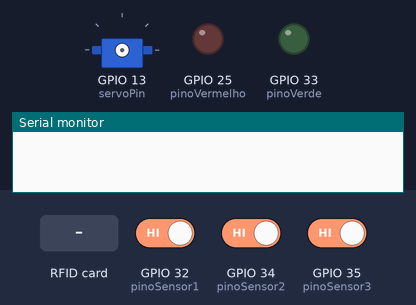
Recording of a sketch running on a simulated ESP32. Shown: servo, output pins drawn as LEDs (lit = HIGH), the last lines printed to the serial monitor. The test bench sets the inputs (shaded band); at power-on: GPIO 32 (pinoSensor1) HIGH, GPIO 34 (pinoSensor2) HIGH, GPIO 35 (pinoSensor3) HIGH. WiFi joins after 1.5 s; servers stay silent unless stated; uploads are accepted with an empty reply.

Above: at 0.1 s.
At 3.2 s:
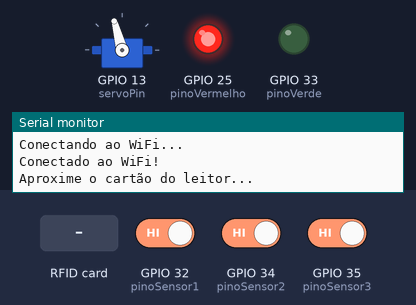
3.3 s: GPIO 32 (pinoSensor1) driven LOW
5.0 s: RFID card 5E 7A 19 C4 held to the reader
6.7 s: GPIO 32 (pinoSensor1) driven HIGH
Timing chart, 0 to 9.7 s (numbered marks = the images above; inputs shaded):
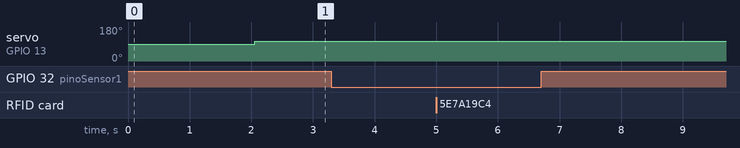

The sketch:

Teste_CodigoFinal.ino
```cpp
#include <WiFi.h>
#include <HTTPClient.h>
#include <SPI.h>
#include <MFRC522.h>
#include <ESP32Servo.h>

#define RST_PIN 2 // Pino RST
#define SS_PIN 5  // Pino SDA
MFRC522 mfrc522(SS_PIN, RST_PIN); // Cria uma instância do leitor RC522

#define pinoSensor1 32
#define pinoSensor2 34
#define pinoSensor3 35

bool estadoAnteriorSensor1 = HIGH;
bool estadoAnteriorSensor2 = HIGH;
bool estadoAnteriorSensor3 = HIGH;

const int pinoVermelho = 25;
const int pinoVerde = 33;

Servo myServo;
const int servoPin = 13;

const char* ssid = "VIVOFIBRA-1361";
const char* password = "ar3vXs5s9u";

void setup() {
  Serial.begin(9600);
  WiFi.begin(ssid, password);

  while (WiFi.status() != WL_CONNECTED) {
    delay(1000);
    Serial.println("Conectando ao WiFi...");
  }
  Serial.println("Conectado ao WiFi!");

  pinMode(pinoSensor1, INPUT);
  pinMode(pinoSensor2, INPUT);
  pinMode(pinoSensor3, INPUT);

  pinMode(pinoVermelho, OUTPUT);
  pinMode(pinoVerde, OUTPUT);

  myServo.attach(servoPin);

  SPI.begin();          // Inicializa a comunicação SPI
  mfrc522.PCD_Init();   // Inicializa o RC522
  Serial.println();
  Serial.println("Aproxime o cartão do leitor...");

}

void loop() {
  digitalWrite(pinoVermelho, HIGH);

  myServo.write(105);

  bool estadoAtualSensor1 = digitalRead(pinoSensor1);
  bool estadoAtualSensor2 = digitalRead(pinoSensor2);
  bool estadoAtualSensor3 = digitalRead(pinoSensor3);

 if (mfrc522.PICC_IsNewCardPresent()) {

    // Verifica se conseguimos ler o cartão
    if ( !mfrc522.PICC_ReadCardSerial()) {
      return;
    }

    // Salva o UID do cartão em uma string
    String uidString = "";

    for (byte i = 0; i < mfrc522.uid.size; i++) {
      if (mfrc522.uid.uidByte[i] < 0x10) {
        uidString += "0"; // Adiciona um zero à esquerda se o byte for menor que 0x10
      }

      uidString += String(mfrc522.uid.uidByte[i], HEX);

      if (i < mfrc522.uid.size - 1) {
        uidString += " "; // Adiciona um espaço entre os bytes
      }
    }

    uidString.toUpperCase(); // Converte para maiúsculas
    Serial.println("UID do cartão: " + uidString); // Exibe o UID do cartão
    postDataCartao(uidString);

    // Pare o uso do cartão
    mfrc522.PICC_HaltA();
  }

  if(estadoAtualSensor1 != estadoAnteriorSensor1){

    delay(50);

    if(estadoAtualSensor1 == LOW){
      postDataSensor(1,LOW);
      Serial.println("Sensor 1 ativado");
    }
    else {
      postDataSensor(1,HIGH);
      Serial.println("Sensor 1 desativado");
    }

    estadoAnteriorSensor1 = estadoAtualSensor1;
  }

  if(estadoAtualSensor2 != estadoAnteriorSensor2){

    delay(50);

    if(estadoAtualSensor2 == LOW){
      postDataSensor(2,LOW);
      Serial.println("Sensor 2 ativado");
    }
    else {
      postDataSensor(2,HIGH);
      Serial.println("Sensor 2 desativado");
    }

    estadoAnteriorSensor2 = estadoAtualSensor2;
  }

  if(estadoAtualSensor3 != estadoAnteriorSensor3){

    delay(50);

    if(estadoAtualSensor3 == LOW){
      postDataSensor(3,LOW);
      Serial.println("Sensor 3 ativado");
    }
    else {
      postDataSensor(3,HIGH);
      Serial.println("Sensor 3 desativado");
    }

    estadoAnteriorSensor3 = estadoAtualSensor3;
  }


}

void postDataCartao(String NS_Cartao){

  if (WiFi.status() == WL_CONNECTED) {
    HTTPClient http;
    http.begin("http://192.168.15.11/api-estacionamento/api/cartoes/index.php");
    http.addHeader("Content-Type", "application/json");  // Define o tipo de conteúdo

    // Cria o JSON no formato esperado pela API
    String httpRequestData = "{\"NS_Cartao\":\"" + NS_Cartao + "\"}";

    int httpResponseCode = http.POST(httpRequestData);

    if (httpResponseCode > 0) {
      String response = http.getString();
      Serial.println(httpResponseCode);
      Serial.println(response);

      if (response == "1") {
        Serial.println("Movimentação criada com sucesso.");

        digitalWrite(pinoVermelho, LOW);
        digitalWrite(pinoVerde, HIGH);

        myServo.write(30);
        delay(3000);
        myServo.write(105);

        digitalWrite(pinoVermelho, HIGH);
        digitalWrite(pinoVerde, LOW);

      } else if (response == "0") {
          Serial.println("Novo cartão adicionado.");
      } else if (response == "2") {
          Serial.println("Nenhum nome de cartão pendente encontrado. Envie o nome primeiro.");
          digitalWrite(pinoVermelho, LOW);
          delay(500);
          digitalWrite(pinoVermelho, HIGH);
          delay(500);
          digitalWrite(pinoVermelho, LOW);
          delay(500);
          digitalWrite(pinoVermelho, HIGH);
      } else {
        Serial.println("Erro ao processar a resposta da API.");
      }

    } else {
      Serial.print("Erro na requisição: ");
      Serial.println(httpResponseCode);
    }
    http.end();
  }
}

void postDataSensor(int sensorNumero, bool ativado) {
  if (WiFi.status() == WL_CONNECTED) {
    HTTPClient http;
    http.begin("http://192.168.15.11/api-estacionamento/api/movimentacao/index.php");
    http.addHeader("Content-Type", "application/json");

    String status = ativado ? "ativado" : "desativado";
    String httpRequestData = "{\"sensorNumero\":" + String(sensorNumero) + ", \"status\":\"" + status + "\"}";

    int httpResponseCode = http.POST(httpRequestData);
    if (httpResponseCode > 0) {
      Serial.printf("Resposta da API para sensor %d: %s\n", sensorNumero, http.getString().c_str());
    } else {
      Serial.print("Erro na requisição do sensor ");
      Serial.print(sensorNumero);
      Serial.print(": ");
      Serial.println(httpResponseCode);
    }
    http.end();
  }
}
```
